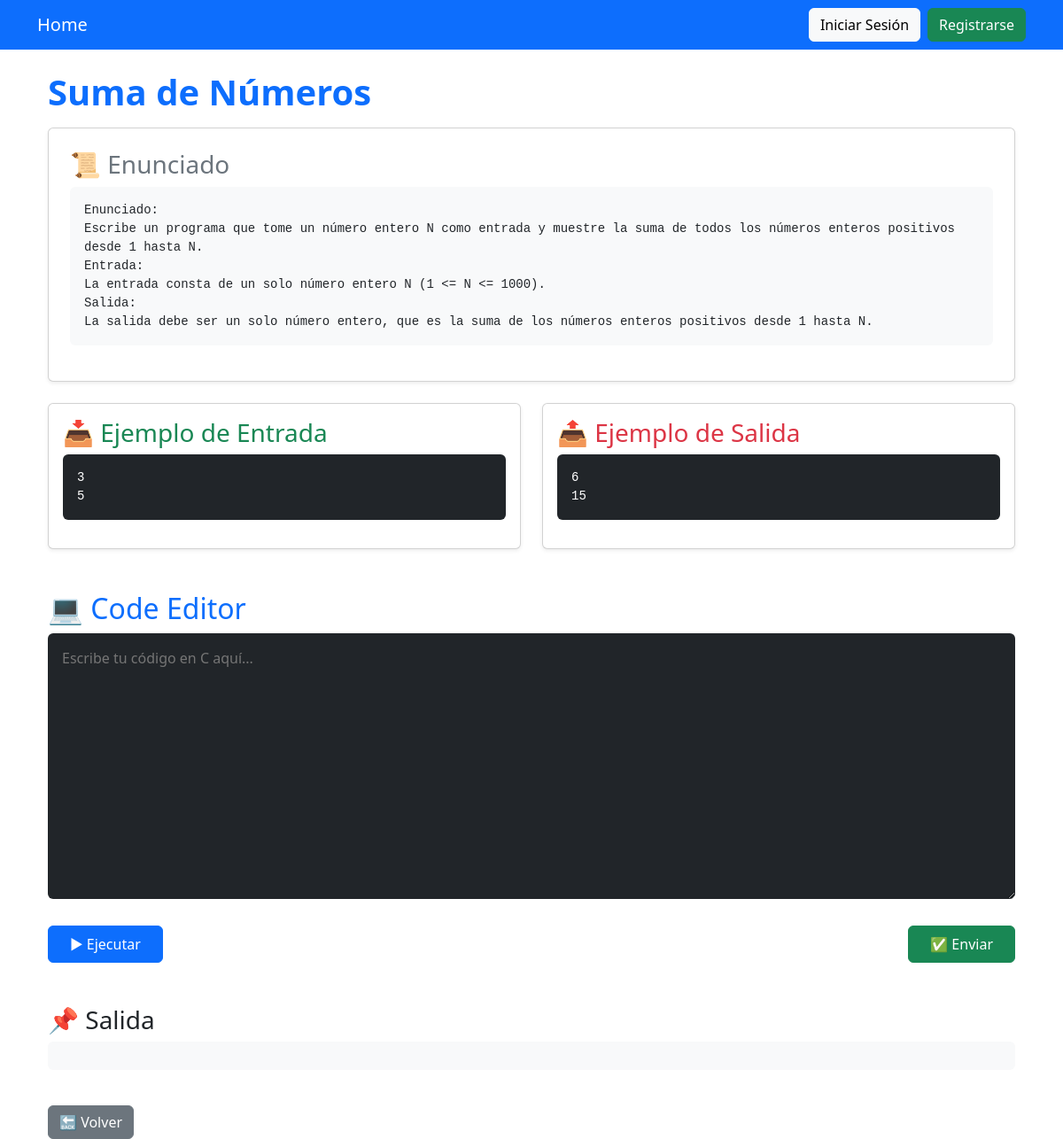
Before: /juez/problema/1/ with the older database file.
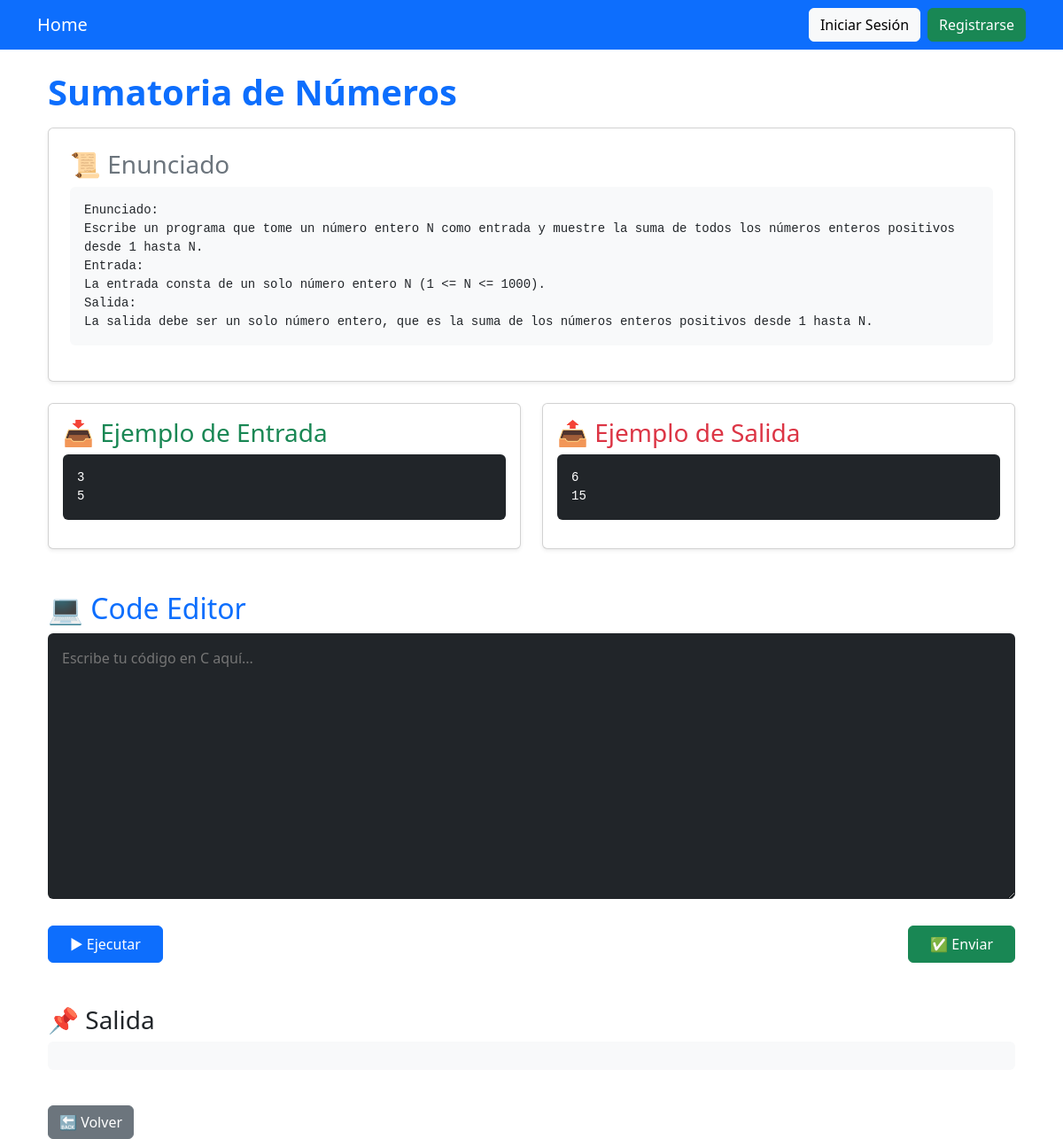
After: the same page with the newer database file.
### juez/models.py (models this page shows, shortened)
class Problema(models.Model):
    titulo = models.CharField(max_length=100)
    descripcion = models.TextField()
    enunciado = models.TextField(default="Enunciado no disponible")
    entrada_ejemplo = models.TextField(blank=True, null=True)
    salida_ejemplo = models.TextField(blank=True, null=True)
    ip_creacion = models.GenericIPAddressField(blank=True, null=True)
    entradas_prueba = models.TextField(help_text="Para diferentes Test usar @@@ como separador")
    salidas_esperadas = models.TextField(help_text="Para diferentes Test usar @@@ como separador")
    tags = models.ManyToManyField(Tag, blank=True)

### juez/views.py (the view)
# urls.py: path('problema/<int:problema_id>/', detalle_problema, name='detalle_problema'),
def detalle_problema(request, problema_id):
    problema = get_object_or_404(Problema, id=problema_id)
    return render(request, 'juez/detalle_problema.html', {'problema': problema})

### juez/templates/juez/detalle_problema.html (shortened to what this page needs)
{% extends "base.html" %}
{% block content %}
<div class="container mt-4">
    <h1 class="text-primary fw-bold">{{ problema.titulo }}</h1>
    <div class="card shadow-sm p-4 mt-3">
        <h3 class="text-secondary">📜 Enunciado</h3>
        <pre class="bg-light text-dark p-3 rounded" style="white-space: pre-wrap;">{{ problema.enunciado }}</pre>
    </div>
    <div class="row mt-4">
        <div class="col-md-6">
            <div class="card shadow-sm p-3">
                <h3 class="text-success">📥 Ejemplo de Entrada</h3>
                <pre class="bg-dark text-white p-3 rounded">{{ problema.entrada_ejemplo }}</pre>
            </div>
        </div>
        <div class="col-md-6">
            <div class="card shadow-sm p-3">
                <h3 class="text-danger">📤 Ejemplo de Salida</h3>
                <pre class="bg-dark text-white p-3 rounded">{{ problema.salida_ejemplo }}</pre>
            </div>
        </div>
    </div>
    <h2 class="mt-5 text-primary">💻 Code Editor</h2>
    <textarea id="code-editor" class="w-100 h-60 p-3 bg-dark text-white rounded border-0" placeholder="Escribe tu código en C aquí..." style="min-height: 300px;"></textarea>
    <div class="d-flex justify-content-between mt-4">
        <button id="run-code" class="btn btn-primary px-4 py-2">▶ Ejecutar</button>
        <button id="submit-code" class="btn btn-success px-4 py-2">✅ Enviar</button>
    </div>
    <h3 class="mt-5">📌 Salida</h3>
    <pre id="output" class="bg-light text-dark p-3 rounded h-20 overflow-auto"></pre>
    <a href="{% url 'pagina_inicio' %}" class="btn btn-secondary mt-4">🔙 Volver</a>
</div>
{% endblock %}

Changed rows visible on the page:
changed Problema: titulo "Suma de Números" → "Sumatoria de Números"
